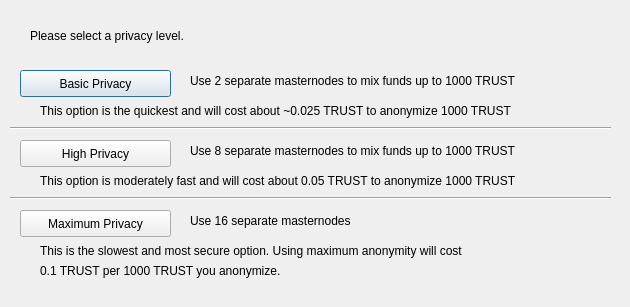
<?xml version="1.0" encoding="UTF-8"?>
<ui version="4.0">
 <class>DarksendConfig</class>
 <widget class="QDialog" name="DarksendConfig">
  <property name="geometry">
   <rect>
    <x>0</x>
    <y>0</y>
    <width>630</width>
    <height>307</height>
   </rect>
  </property>
  <property name="windowTitle">
   <string>Configure PrivateSend</string>
  </property>
  <widget class="QPushButton" name="buttonBasic">
   <property name="geometry">
    <rect>
     <x>20</x>
     <y>70</y>
     <width>151</width>
     <height>27</height>
    </rect>
   </property>
   <property name="text">
    <string>Basic Privacy</string>
   </property>
  </widget>
  <widget class="QPushButton" name="buttonHigh">
   <property name="geometry">
    <rect>
     <x>20</x>
     <y>140</y>
     <width>151</width>
     <height>27</height>
    </rect>
   </property>
   <property name="text">
    <string>High Privacy</string>
   </property>
  </widget>
  <widget class="QPushButton" name="buttonMax">
   <property name="geometry">
    <rect>
     <x>20</x>
     <y>210</y>
     <width>151</width>
     <height>27</height>
    </rect>
   </property>
   <property name="text">
    <string>Maximum Privacy</string>
   </property>
  </widget>
  <widget class="QLabel" name="label">
   <property name="geometry">
    <rect>
     <x>30</x>
     <y>20</y>
     <width>571</width>
     <height>31</height>
    </rect>
   </property>
   <property name="text">
    <string>Please select a privacy level.</string>
   </property>
  </widget>
  <widget class="QLabel" name="label_2">
   <property name="geometry">
    <rect>
     <x>190</x>
     <y>70</y>
     <width>421</width>
     <height>21</height>
    </rect>
   </property>
   <property name="text">
    <string>Use 2 separate masternodes to mix funds up to 1000 TRUST</string>
   </property>
  </widget>
  <widget class="QLabel" name="label_3">
   <property name="geometry">
    <rect>
     <x>190</x>
     <y>140</y>
     <width>411</width>
     <height>21</height>
    </rect>
   </property>
   <property name="text">
    <string>Use 8 separate masternodes to mix funds up to 1000 TRUST</string>
   </property>
  </widget>
  <widget class="QLabel" name="label_4">
   <property name="geometry">
    <rect>
     <x>190</x>
     <y>210</y>
     <width>421</width>
     <height>21</height>
    </rect>
   </property>
   <property name="text">
    <string>Use 16 separate masternodes</string>
   </property>
  </widget>
  <widget class="QLabel" name="label_6">
   <property name="geometry">
    <rect>
     <x>40</x>
     <y>100</y>
     <width>561</width>
     <height>21</height>
    </rect>
   </property>
   <property name="text">
    <string>This option is the quickest and will cost about ~0.025 TRUST to anonymize 1000 TRUST</string>
   </property>
  </widget>
  <widget class="QLabel" name="label_7">
   <property name="geometry">
    <rect>
     <x>40</x>
     <y>170</y>
     <width>561</width>
     <height>21</height>
    </rect>
   </property>
   <property name="text">
    <string>This option is moderately fast and will cost about 0.05 TRUST to anonymize 1000 TRUST</string>
   </property>
  </widget>
  <widget class="QLabel" name="label_8">
   <property name="geometry">
    <rect>
     <x>40</x>
     <y>240</y>
     <width>561</width>
     <height>21</height>
    </rect>
   </property>
   <property name="text">
    <string>This is the slowest and most secure option. Using maximum anonymity will cost</string>
   </property>
  </widget>
  <widget class="QLabel" name="label_9">
   <property name="geometry">
    <rect>
     <x>40</x>
     <y>260</y>
     <width>561</width>
     <height>21</height>
    </rect>
   </property>
   <property name="text">
    <string>0.1 TRUST per 1000 TRUST you anonymize.</string>
   </property>
  </widget>
  <widget class="Line" name="line">
   <property name="geometry">
    <rect>
     <x>10</x>
     <y>120</y>
     <width>601</width>
     <height>16</height>
    </rect>
   </property>
   <property name="orientation">
    <enum>Qt::Horizontal</enum>
   </property>
  </widget>
  <widget class="Line" name="line_2">
   <property name="geometry">
    <rect>
     <x>10</x>
     <y>190</y>
     <width>601</width>
     <height>16</height>
    </rect>
   </property>
   <property name="orientation">
    <enum>Qt::Horizontal</enum>
   </property>
  </widget>
 </widget>
 <resources/>
 <connections/>
</ui>
